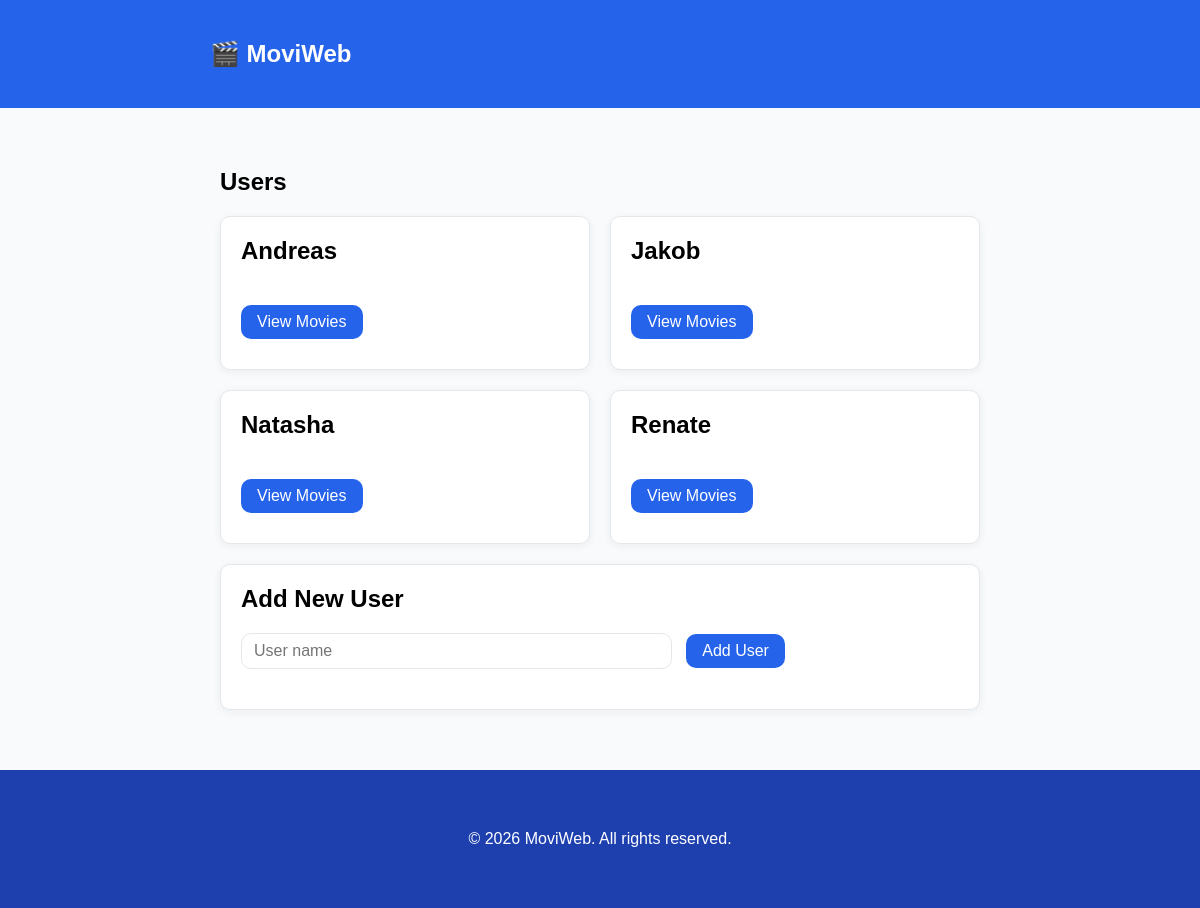
Before: / with the older database file.
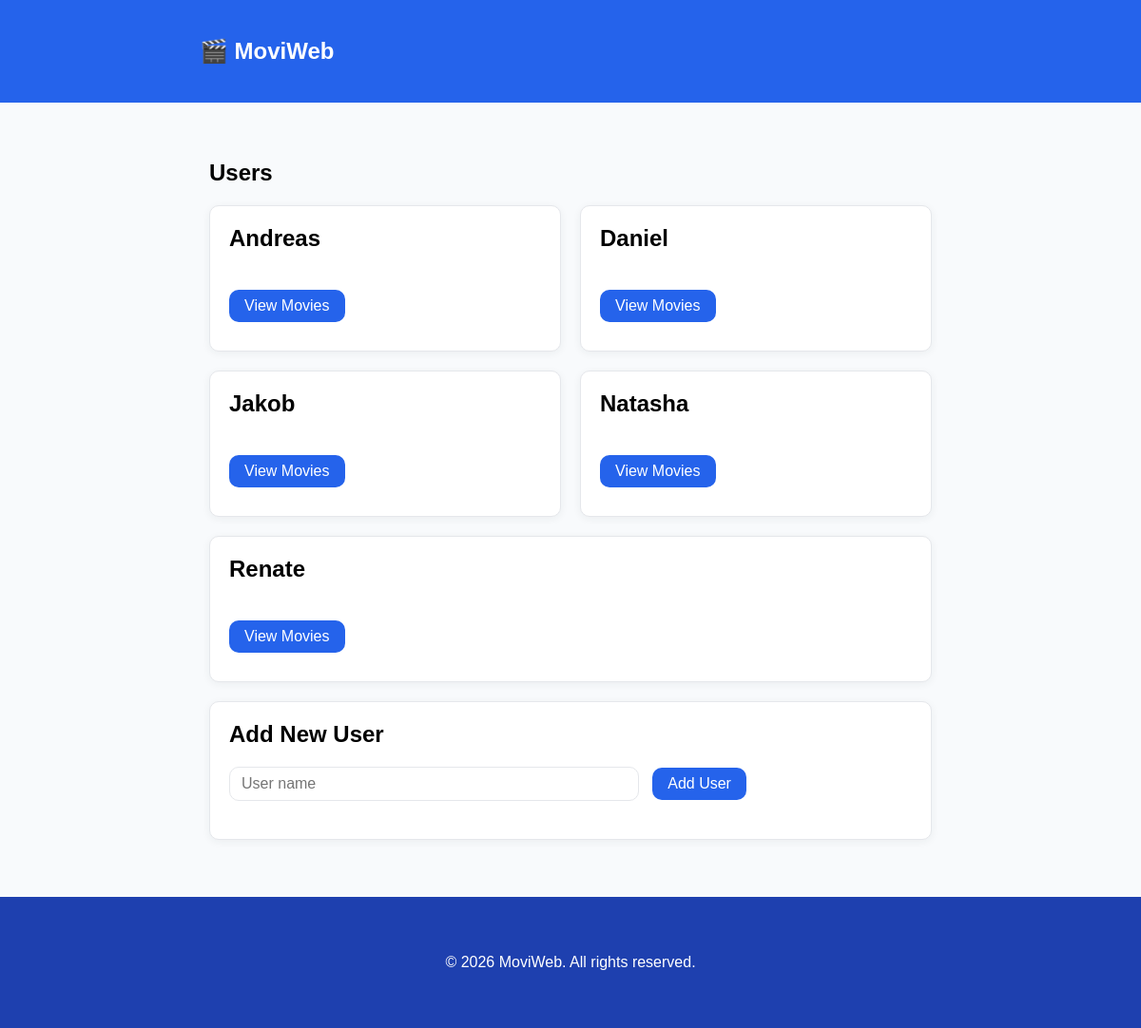
After: the same page with the newer database file.
### models.py (models this page shows, shortened)
class User(db.Model):
    id = db.Column(db.Integer, primary_key=True)
    name = db.Column(db.String(300), nullable=False)
    movies = db.relationship("Movie", back_populates="user")

### app.py (the view)
@app.route('/')
def home():
    return list_users()

### app.py (called while the page is built)
@app.route('/users', methods=['GET'])
def list_users():
    users = dm.get_users()
    return render_template('index.html', users=users)

### data_manager.py (called while the page is built)
    def get_users(self):
        users = db.session.execute(db.select(User).order_by(User.name)).scalars().all()
        return users

### templates/index.html
{% extends 'base.html' %}
{% block content %}
<section class="card-list user-list">
  <h1>Users</h1>
  <ul>
    {% for user in users %}
    <li class="card">
      <h2>{{ user.name }}</h2>
      <a
          class="btn"
          href="{{ url_for('get_movies', user_id=user.id) }}"
      >
        View Movies
      </a>
    </li>
    {% endfor %}
  </ul>
</section>
<section class="user-form card">
  <h2><label for="name">Add New User</label></h2>
  <form action="{{ url_for('create_user') }}" method="POST">
    <input required type="text" id="name" name="name" placeholder="User name"/>
    <input class="btn" type="submit" value="Add User"/>
  </form>
</section>
{% endblock %}

### templates/base.html (shortened to what this page needs)
<!DOCTYPE html>
<html>
  <head>
  </head>
    <link
        rel="stylesheet"
        href="{{ url_for('static', filename='style.css') }}"
    />
  <body>
    <header>
      <div class="site-logo">
        <h2 class="site-width">🎬 MoviWeb</h2>
      </div>
      <nav class="site-width">
      </nav>
    </header>
    <main class="container site-width">
      {% block content %}{% endblock %}
    </main>
    <footer>
      © 2026 MoviWeb. All rights reserved.
    </footer>
  </body>
</html>

### static/style.css (style rules this page uses)
:root { --primary: #2563EB; --primary-dark: #1E40AF; --bg: #F8FAFC; --border: #E5E7EB; --text: #1E392B; --white: #FFFFFF; --danger: #EF4444; --radius: 10px; --shadow: 0 2px 8px #1E392B0F; }
* { padding: 0; margin: 0; box-sizing: border-box; }
body { font-family: Arial, sans-serif; background-color: var(--bg); }
ul, li { list-style: none; }
a { color: var(--primary); }
.site-logo { background-color: var(--primary); color: var(--white); padding: 40px 20px; }
.site-logo h2 { max-width: 780px; }
nav { padding: 20px 20px 0 20px; }
footer { background-color: var(--primary-dark); color: var(--white); padding: 60px 20px; text-align: center; }
.site-width { max-width: 800px; margin: auto; }
.container { margin-top: 40px; margin-bottom: 60px; padding: 0 20px; display: flex; flex-direction: column; width: 100%; gap: 20px; }
h1, h2 { margin-bottom: 20px; }
.card-list ul { display: flex; flex-direction: row; flex-wrap: wrap; gap: 20px; }
.card { background-color: var(--white); border: 1px solid var(--border); box-shadow: var(--shadow); border-radius: var(--radius); padding: 20px 20px 30px 20px; }
.btn { color: var(--white); background-color: var(--primary); padding: 8px 16px; border-radius: var(--radius); text-decoration: none; width: fit-content; border: none; font-size: 16px; transition: 0.3s; cursor: pointer; }
input[type="text"] { padding: 8px 12px; border-radius: var(--radius); border: 1px solid var(--border); font-size: 16px; outline: none; width: 60%; margin-right: 10px; margin-bottom: 10px; }
.user-list .card { display: flex; flex-direction: column; gap: 20px; flex: 250px; }

Changed rows visible on the page:
added User: name "Daniel"
